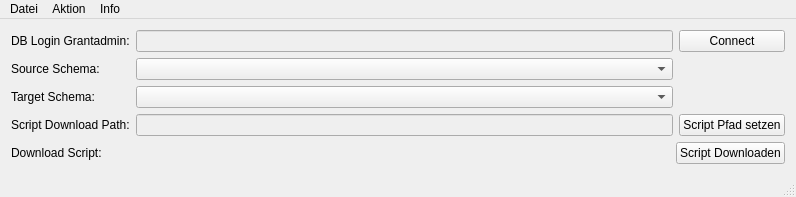
<?xml version="1.0" encoding="UTF-8"?>
<ui version="4.0">
 <class>MainWindow</class>
 <widget class="QMainWindow" name="MainWindow">
  <property name="geometry">
   <rect>
    <x>0</x>
    <y>0</y>
    <width>796</width>
    <height>193</height>
   </rect>
  </property>
  <property name="windowTitle">
   <string>DB Grant Extractor</string>
  </property>
  <property name="windowIcon">
   <iconset resource="resources.qrc">
    <normaloff>:/icons/icons/archive-extract-2.ico</normaloff>:/icons/icons/archive-extract-2.ico</iconset>
  </property>
  <widget class="QWidget" name="centralWidget">
   <layout class="QVBoxLayout" name="verticalLayout_4">
    <item>
     <layout class="QHBoxLayout" name="horizontalLayout">
      <item>
       <layout class="QVBoxLayout" name="verticalLayout">
        <item>
         <widget class="QLabel" name="label">
          <property name="text">
           <string>DB Login Grantadmin:</string>
          </property>
         </widget>
        </item>
        <item>
         <widget class="QLabel" name="label_2">
          <property name="text">
           <string>Source Schema:</string>
          </property>
         </widget>
        </item>
        <item>
         <widget class="QLabel" name="label_3">
          <property name="text">
           <string>Target Schema:</string>
          </property>
         </widget>
        </item>
        <item>
         <widget class="QLabel" name="label_4">
          <property name="text">
           <string>Script Download Path:</string>
          </property>
         </widget>
        </item>
       </layout>
      </item>
      <item>
       <layout class="QVBoxLayout" name="verticalLayout_2">
        <item>
         <widget class="QLineEdit" name="lineEdidConnection">
          <property name="enabled">
           <bool>false</bool>
          </property>
         </widget>
        </item>
        <item>
         <widget class="QComboBox" name="comboBoxSource"/>
        </item>
        <item>
         <widget class="QComboBox" name="comboBoxTarget"/>
        </item>
        <item>
         <widget class="QLineEdit" name="lineEditPath">
          <property name="enabled">
           <bool>false</bool>
          </property>
         </widget>
        </item>
       </layout>
      </item>
      <item>
       <layout class="QVBoxLayout" name="verticalLayout_3">
        <item>
         <widget class="QPushButton" name="pushButtonLogin">
          <property name="text">
           <string>Connect</string>
          </property>
          <property name="icon">
           <iconset resource="resources.qrc">
            <normaloff>:/icons/icons/network-connect-2.ico</normaloff>:/icons/icons/network-connect-2.ico</iconset>
          </property>
         </widget>
        </item>
        <item>
         <spacer name="verticalSpacer">
          <property name="orientation">
           <enum>Qt::Vertical</enum>
          </property>
          <property name="sizeHint" stdset="0">
           <size>
            <width>20</width>
            <height>40</height>
           </size>
          </property>
         </spacer>
        </item>
        <item>
         <widget class="QPushButton" name="pushButtonBrowsePath">
          <property name="text">
           <string>Script Pfad setzen</string>
          </property>
          <property name="icon">
           <iconset resource="resources.qrc">
            <normaloff>:/icons/icons/system-search-3.ico</normaloff>:/icons/icons/system-search-3.ico</iconset>
          </property>
         </widget>
        </item>
       </layout>
      </item>
     </layout>
    </item>
    <item>
     <layout class="QHBoxLayout" name="horizontalLayout_2">
      <item>
       <widget class="QLabel" name="label_5">
        <property name="text">
         <string>Download Script:</string>
        </property>
       </widget>
      </item>
      <item>
       <spacer name="horizontalSpacer">
        <property name="orientation">
         <enum>Qt::Horizontal</enum>
        </property>
        <property name="sizeHint" stdset="0">
         <size>
          <width>40</width>
          <height>20</height>
         </size>
        </property>
       </spacer>
      </item>
      <item>
       <widget class="QPushButton" name="pushButtonDownload">
        <property name="text">
         <string>Script Downloaden</string>
        </property>
        <property name="icon">
         <iconset resource="resources.qrc">
          <normaloff>:/icons/icons/document-save-2.ico</normaloff>:/icons/icons/document-save-2.ico</iconset>
        </property>
       </widget>
      </item>
     </layout>
    </item>
   </layout>
  </widget>
  <widget class="QMenuBar" name="menuBar">
   <property name="geometry">
    <rect>
     <x>0</x>
     <y>0</y>
     <width>796</width>
     <height>21</height>
    </rect>
   </property>
   <widget class="QMenu" name="menuDatei">
    <property name="title">
     <string>Datei</string>
    </property>
    <addaction name="actionExit"/>
   </widget>
   <widget class="QMenu" name="menuAktion">
    <property name="title">
     <string>Aktion</string>
    </property>
    <addaction name="actionLogin"/>
    <addaction name="actionBrowsePath"/>
    <addaction name="actionScript_Donwnloaden"/>
    <addaction name="separator"/>
    <addaction name="actionCopyParam"/>
   </widget>
   <widget class="QMenu" name="menuInfo">
    <property name="title">
     <string>Info</string>
    </property>
    <addaction name="actionVersion"/>
   </widget>
   <addaction name="menuDatei"/>
   <addaction name="menuAktion"/>
   <addaction name="menuInfo"/>
  </widget>
  <widget class="QStatusBar" name="statusBar"/>
  <action name="actionExit">
   <property name="icon">
    <iconset resource="resources.qrc">
     <normaloff>:/icons/icons/application-exit-4.ico</normaloff>:/icons/icons/application-exit-4.ico</iconset>
   </property>
   <property name="text">
    <string>Exit</string>
   </property>
  </action>
  <action name="actionVersion">
   <property name="icon">
    <iconset resource="resources.qrc">
     <normaloff>:/icons/icons/archive-extract-2.ico</normaloff>:/icons/icons/archive-extract-2.ico</iconset>
   </property>
   <property name="text">
    <string>Versionshinweis</string>
   </property>
  </action>
  <action name="actionLogin">
   <property name="icon">
    <iconset resource="resources.qrc">
     <normaloff>:/icons/icons/network-connect-2.ico</normaloff>:/icons/icons/network-connect-2.ico</iconset>
   </property>
   <property name="text">
    <string>Login Grantadmin</string>
   </property>
  </action>
  <action name="actionBrowsePath">
   <property name="icon">
    <iconset resource="resources.qrc">
     <normaloff>:/icons/icons/system-search-3.ico</normaloff>:/icons/icons/system-search-3.ico</iconset>
   </property>
   <property name="text">
    <string>Script Pfad setzen</string>
   </property>
  </action>
  <action name="actionScript_Donwnloaden">
   <property name="icon">
    <iconset resource="resources.qrc">
     <normaloff>:/icons/icons/document-save-2.ico</normaloff>:/icons/icons/document-save-2.ico</iconset>
   </property>
   <property name="text">
    <string>Script Donwnloaden</string>
   </property>
  </action>
  <action name="actionCopyParam">
   <property name="text">
    <string>Parameter in Zwischenablage kopieren</string>
   </property>
  </action>
 </widget>
 <layoutdefault spacing="6" margin="11"/>
 <resources>
  <include location="resources.qrc"/>
 </resources>
 <connections/>
</ui>
